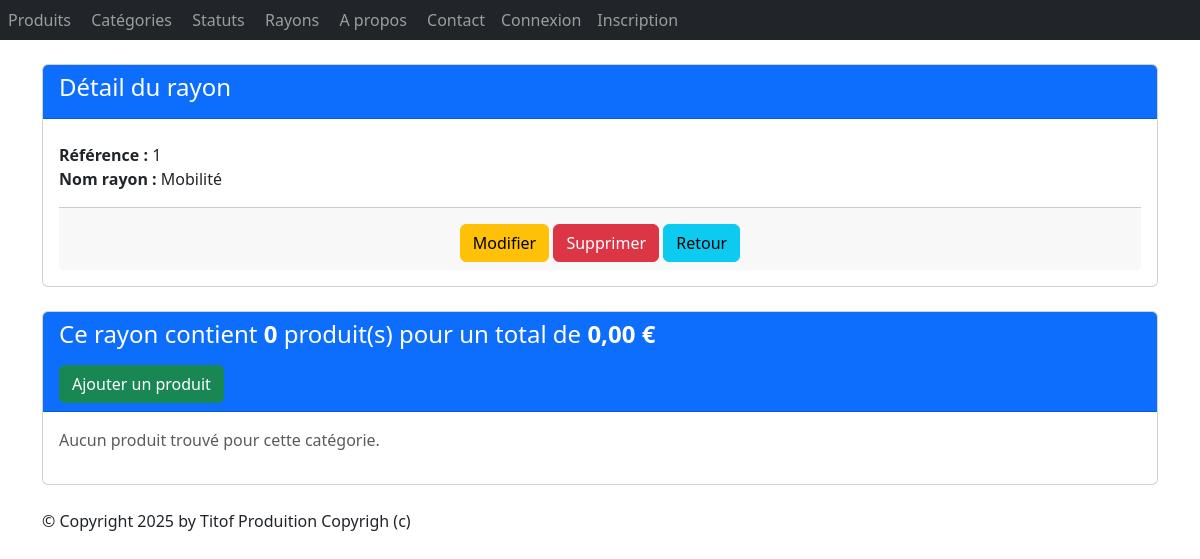
/monApp/rayons/1/, run on an earlier commit of the app's database.
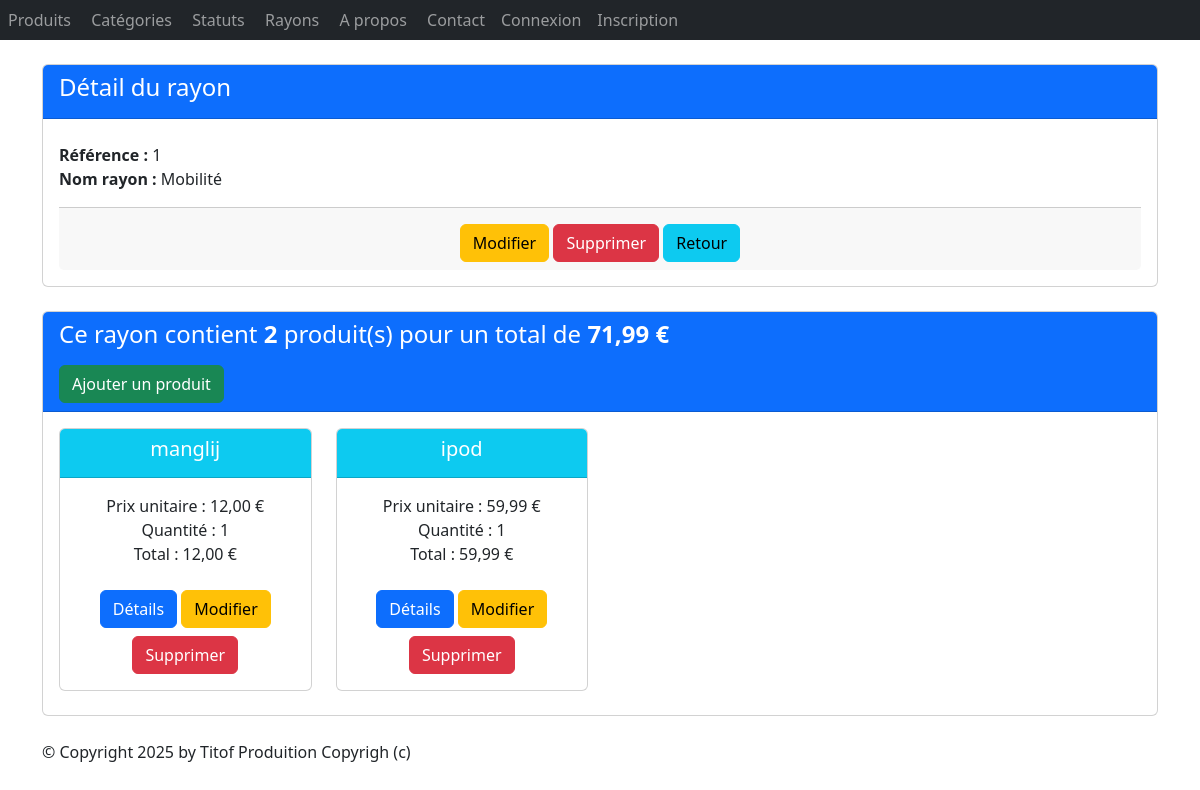
And on a later commit of the database.
### monApp/models.py (models this page shows, shortened)
class Produit(models.Model):
    refProd = models.AutoField(primary_key=True)
    intituleProd = models.CharField(max_length=200)
    prixUnitaireProd = models.DecimalField(max_digits=10, decimal_places=2)
    categorie = models.ForeignKey(
        Categorie,
        on_delete=models.CASCADE,
        related_name="produits",
        null=True,
        blank=True
    )
    date_fabrication = models.DateField(null=True, blank=True)
    rayons = models.ManyToManyField(
        'Rayon',
        through='Contenir',
        related_name='produits_rayons'
    )
    statut = models.ForeignKey(
        Statut,
        on_delete=models.CASCADE,
        related_name="produit",
        null=True,
        blank=True
    )

### monApp/views.py (the view)
# urls.py: path("rayons/<pk>/", views.RayonDetailView.as_view(), name="dtl_ray"),
class RayonDetailView(DetailView):
    model = Rayon
    template_name = "monApp/detail_rayon.html"
    context_object_name = "ray"
    def get_context_data(self, **kwargs):
        context = super(RayonDetailView, self).get_context_data(**kwargs)
        context['titremenu'] = "Détail du rayon"
        prdts_dt = []
        total_rayon = 0
        total_nb_produit = 0
        for contenir in self.object.contenir_rayon.all():
            total_produit = contenir.produit.prixUnitaireProd * contenir.quantite
            prdts_dt.append({ 'produit': contenir.produit,
                'quantite': contenir.quantite,
                'prix_unitaire': contenir.produit.prixUnitaireProd,
                'total_produit': total_produit} )
            total_rayon += total_produit
            total_nb_produit += contenir.quantite
        context['prdts_dt'] = prdts_dt
        context['total_rayon'] = total_rayon
        context['total_nb_produit'] = total_nb_produit
        return context

### monApp/templates/monApp/detail_rayon.html (shortened to what this page needs)
{% extends 'monApp/base.html' %}
{% block contenu %}
<div class="card mb-4">
    <div class="card-header bg-primary text-white">
        <h4>Détail du rayon</h4>
    </div>
    <div class="card-body">
        <ul class="list-unstyled">
            <li><strong>Référence :</strong> {{ ray.idRay }}</li>
            <li><strong>Nom rayon :</strong> {{ ray.nomRay }}</li>
        </ul>
        <div class="card-footer text-center">
            <a href="{% url 'ray_chng' ray.idRay %}" class="btn btn-warning mt-2">Modifier</a>
            <a href="{% url 'ray_del' ray.idRay %}" class="btn btn-danger mt-2">Supprimer</a>
            <a href="{% url 'lst_rays' %}" class="btn btn-info mt-2">Retour</a>
        </div>
    </div>
</div>
<div class="card mb-4">
    <div class="card-header bg-primary text-white">
        <h4>Ce rayon contient <strong> {{total_nb_produit}} </strong> produit(s) pour un total de
            <strong>{{total_rayon|floatformat:2 }} € </strong>
        </h4>
        <a href="{% url 'cntnr-crt' ray.idRay %}" class="btn btn-success mt-2">Ajouter un produit</a>
    </div>
    <div class="card-body">
        <div class="row">
            {% if prdts_dt %}
            {% for data in prdts_dt %}
            <div class="col-sm-3">
                <div class="card mb-2 text-center">
                    <div class="card-header bg-info text-white">
                        <h5 class="card-title">{{ data.produit.intituleProd }}</h5>
                    </div>
                    <div class="card-body">
                        <ul class="list-unstyled">
                            <li>Prix unitaire : {{data.prix_unitaire }} € </li>
                            <li>Quantité : {{data.quantite }} </li>
                            <li>Total : {{ data.total_produit}} €</li>
                        </ul>
                        <a href="{% url 'dtl_prdt' data.produit.refProd %}" class="btn btn-primary mt-2">Détails</a>
                        <a href="{% url 'cntnr-upd' data.produit.refProd ray.idRay %}" class="btn btn-warning mt-2">Modifier</a>
                        <a href="{% url 'cntnr-del' data.produit.refProd ray.idRay %}" class="btn btn-danger mt-2">Supprimer</a>
                    </div>
                </div>
            </div>
            {% endfor %}
        </div>
        {% else %}
        <p class="text-muted">Aucun produit trouvé pour cette catégorie.</p>
        {% endif %}
    </div>
</div>
{% endblock %}

What changed in the data, as far as the page shows it:
added Produit: produit.intituleProd "manglij", prix_unitaire "12,00", quantite "1", total_produit "12,00"
now on this page (row unchanged): Produit: produit.intituleProd "ipod", prix_unitaire "59,99", quantite "1", total_produit "59,99"
Also different on the page:
{{ total_nb_produit }}: "0" → "2"
{{ total_rayon|floatformat:2 }}: "0,00" → "71,99"
text no longer shown: "Aucun produit trouvé pour cette catégorie."
